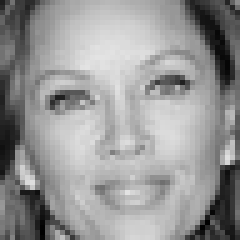
#> input picture DAXLA-main/Project Micro-Facial Expression Detection/data/micro/train/truth/happy_Training_14946849.jpg, 48 x 48 px (shown 5 times larger); its folder holds 4 pictures in this run
$ python simple_train.py
#> lines starting #> are read from the running program, lines starting #| are printed output that depends on the picture
import cv2
import numpy as np
import os
from sklearn.model_selection import train_test_split
from sklearn.ensemble import RandomForestClassifier
import pickle
from sklearn.utils import shuffle

script_dir = os.path.dirname(os.path.abspath(__file__))

def augment_image(img):
    """Simple data augmentation"""
    augmented = []

    # Original
    augmented.append(img)

    # Horizontal flip
    augmented.append(cv2.flip(img, 1))

    # Slight rotation
    rows, cols = img.shape
    M = cv2.getRotationMatrix2D((cols/2, rows/2), 5, 1)
    rotated = cv2.warpAffine(img, M, (cols, rows))
    augmented.append(rotated)

    return augmented

def load_data():
    """Load and preprocess data"""
    X, y = [], []

    # Load Truth data (0)
    truth_dir = os.path.join(script_dir, 'data/micro/train/truth')
    for filename in os.listdir(truth_dir):
        if filename.endswith('.jpg'):
            img_path = os.path.join(truth_dir, filename)
            img = cv2.imread(img_path, cv2.IMREAD_GRAYSCALE)
#> img is the input picture: shape (48, 48); min 0, max 227, mean 150.2
            if img is not None:
                img_resized = cv2.resize(img, (48, 48))
                # Apply augmentation
                augmented_imgs = augment_image(img_resized)
#> in augment_image, `rotated = cv2.warpAffine(img, M, (cols, rows))`:
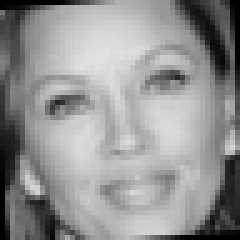
#> rotated: shape (48, 48) (shown 5 times larger); min 0, max 226, mean 146.8
#> augmented_imgs = 3 items
                for aug_img in augmented_imgs:
                    X.append(aug_img.flatten())
                    y.append(0)  # Truth
#> this loop made 3 passes
#> after the loop, X = 3 items; y = [0, 0, 0]
#> pass 2 of the loop in load_data, `for filename in os.listdir(truth_dir):`:
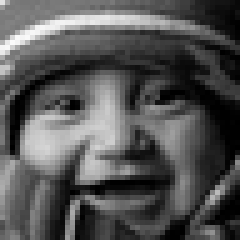
#> input picture DAXLA-main/Project Micro-Facial Expression Detection/data/micro/train/truth/happy_Training_14963296.jpg, 48 x 48 px (shown 5 times larger)
#> in load_data, img is the input picture: shape (48, 48); min 0, max 251, mean 83.8
#> in augment_image (call 2), `rotated = cv2.warpAffine(img, M, (cols, rows))`:
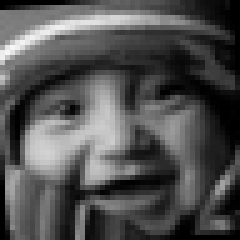
#> rotated: shape (48, 48) (shown 5 times larger); min 0, max 246, mean 80.7
#> the loop in load_data, `for aug_img in augmented_imgs:` made 3 passes
#> after the loop in load_data, `for aug_img in augmented_imgs:`: X = 6 items; y = [0, 0, 0, 0, 0, 0]
#> pass 3 of the loop in load_data, `for filename in os.listdir(truth_dir):`:
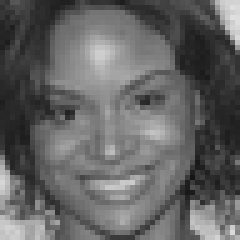
#> input picture DAXLA-main/Project Micro-Facial Expression Detection/data/micro/train/truth/happy_Training_14987676.jpg, 48 x 48 px (shown 5 times larger)
#> in load_data, img is the input picture: shape (48, 48); min 21, max 223, mean 99.6
#> in augment_image (call 3), `rotated = cv2.warpAffine(img, M, (cols, rows))`:
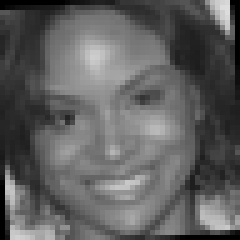
#> rotated: shape (48, 48) (shown 5 times larger); min 0, max 221, mean 95.2
#> after the loop in load_data, `for aug_img in augmented_imgs:`: X = 9 items; y = [0, 0, 0, 0, 0, 0, 0, 0, 0]
#> the loop made 4 passes; the first 3 are shown

    # Load Lie data (1)
    lie_dir = os.path.join(script_dir, 'data/micro/train/lie')
#> (the run stopped early here; a loop or call above may not have finished)
